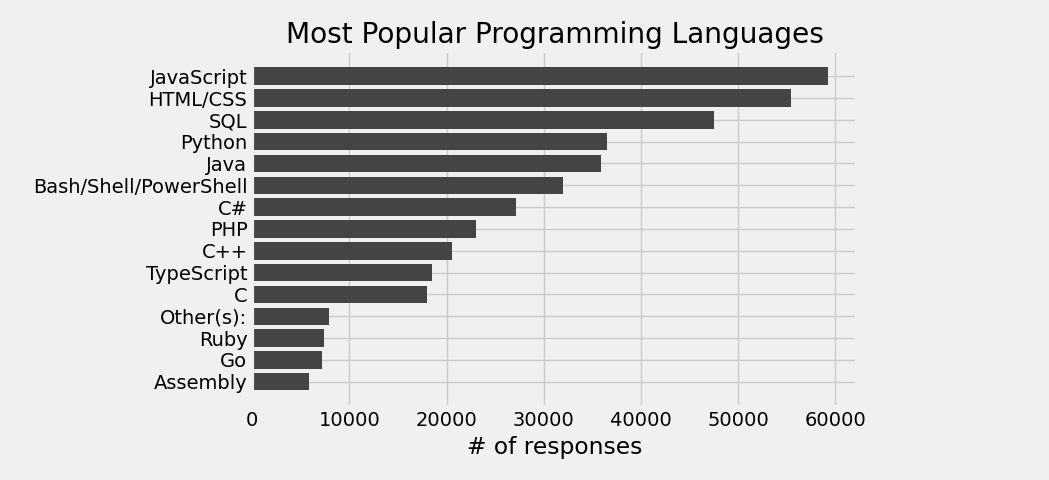

This chart was generated by the following Python code:
import pandas as pd
from matplotlib import pyplot as plt
from collections import Counter

plt.style.use('fivethirtyeight')

data = pd.read_csv('prog_lang_data.csv')
language_responses = data['LanguagesWorkedWith']

lang_counter = Counter()

for response in language_responses:
    lang_counter.update(response.split(';'))

languages, popularity = map(list, zip(*lang_counter.most_common(15)))
languages.reverse(), popularity.reverse()

plt.barh(languages, popularity, color='#444444', label='languages')

plt.title('most popular programming languages'.title())
plt.xlabel('# of responses')
plt.tight_layout()
plt.savefig('prog_lang_data_barh.png')

plt.show()
